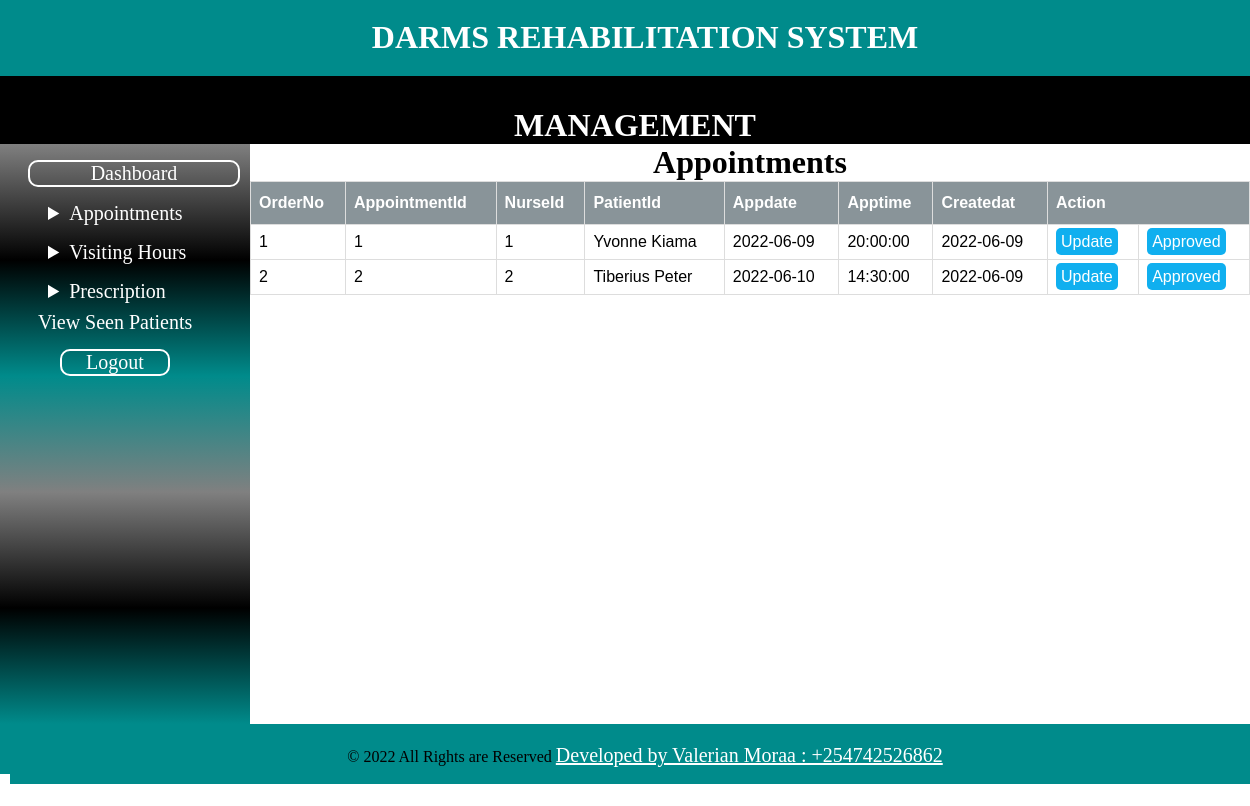
Screenshot of /doctor/appointments.php with the database file from the repository.
### tables this page shows
CREATE TABLE `appointment` (
  `appointment_id` int(10) NOT NULL,
  `doctorid` int(10) NOT NULL,
  `patientid` int(10) NOT NULL,
  `appointment_date` date NOT NULL,
  `appointment_time` time NOT NULL,
  `createdat` date DEFAULT NULL
);

CREATE TABLE `patient` (
  `patient_id` int(10) NOT NULL,
  `patient_name` varchar(100) NOT NULL,
  `patient_email` varchar(100) DEFAULT NULL,
  `patient_mobile` varchar(100) DEFAULT NULL,
  `patient_gender` varchar(50) NOT NULL,
  `Date_of_birth` date NOT NULL,
  `guardian` varchar(100) DEFAULT NULL,
  `patient_address` varchar(100) DEFAULT NULL,
  `createdat` date DEFAULT NULL
);

### doctor/appointments.php (the view, shortened to what this page needs)
<?php include "includes/header.php"; ?>
<?php include "includes/navigation.php"; ?>
<?php include "includes/sidebar.php"; ?>
<div class="article">
    <h1 id="titleoftable">Appointments</h1>
    <table id="appointments">
        <thead>
            <th>OrderNo</th>
            <th>AppointmentId</th>
            <th>NurseId</th>
            <th>PatientId</th>
            <th>Appdate</th>
            <th>Apptime</th>
            <th>Createdat</th>
            <th colspan="2">Action</th>
        </thead>
        <tbody>
            <?php
            $db = mysqli_connect('localhost', 'Valerian', '#Valeriephyl254', 'darms');
            $query = "SELECT * FROM appointment JOIN patient ON appointment.patientid=patient.patient_id";
            $select_all_appointments = mysqli_query($db, $query);
            $i = 0;
            while ($row = mysqli_fetch_assoc($select_all_appointments)) {
                $appointment_id = $row['appointment_id'];
                $doctorid = $row['doctorid'];
                $patient_id = $row['patient_name'];
                $appointment_date = $row['appointment_date'];
                $appointment_time = $row['appointment_time'];
                $createdat = $row['createdat'];
                $i++;
                echo "<tr>";
                echo "<td>{$i}</td>";
                echo "<td>{$appointment_id}</td>";
                echo "<td>{$doctorid}</td>";
                echo "<td>{$patient_id}</td>";
                echo "<td>{$appointment_date}</td>";
                echo "<td>{$appointment_time}</td>";
                echo "<td>{$createdat}</td>";
                echo "<td><a class='edit' href='edit_patient.php?edit={$appointment_id}'>Update</a></td>";
                echo "<td><a class='approved' href='patients.php?delete={$appointment_id}'>Approved</a></td>";
                echo "</tr>";
            }
            ?>
        </tbody>
    </table>
</div>
<?php include "includes/footer.php"; ?>

### doctor/includes/header.php (style rules this page uses)
body { border: 0; margin: 0; overflow-x: hidden; }
h1 { text-align: center; }
.article { width: 80%; float: left; height:580px; }

### doctor/appointments.php (style rules this page uses)
#titleoftable { text-align: center; margin: auto; }
#appointments { font-family: Arial, Helvetica, sans-serif; border-collapse: collapse; width: 100%; }
#appointments td, #appointments th { border: 1px solid #ddd; padding: 8px; }
#appointments th { padding-top: 12px; padding-bottom: 12px; text-align: left; background-color: #899499; color: white; }
.edit { background: #10AFEF; color: #fff; padding: 5px; text-decoration: none; border-radius: 5px; }
.approved { background: #10AFEF; color: #fff; padding: 5px; text-decoration: none; border-radius: 5px; }

### rows the page displays
appointment: appointment_id "1", doctorid "1", patientid.patient_name "Yvonne Kiama", appointment_date "2022-06-09", appointment_time "20:00:00", patientid.createdat "2022-06-09"
appointment: appointment_id "2", doctorid "2", patientid.patient_name "Tiberius Peter", appointment_date "2022-06-10", appointment_time "14:30:00", patientid.createdat "2022-06-09"
